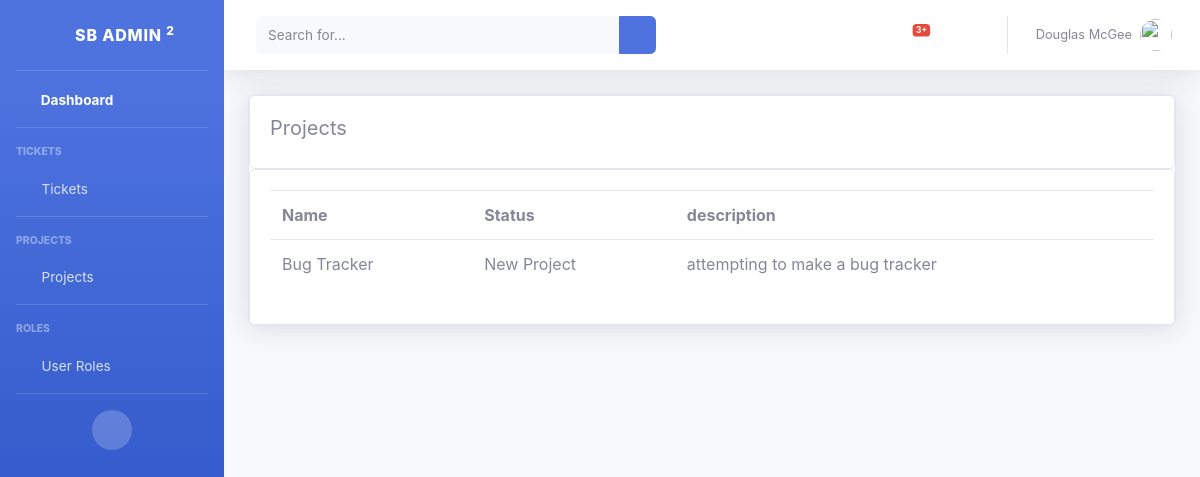
The app's page /view_projects/, older data.
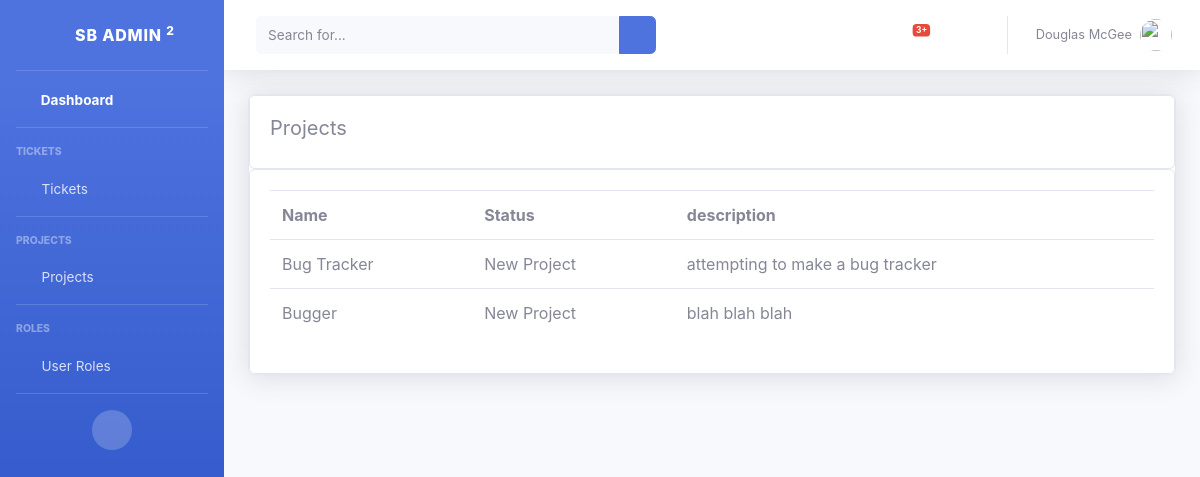
The same page, newer data.
### accounts/models.py (models this page shows, shortened)
class Project(models.Model):
    name = models.CharField(max_length=500, null=True)
    description = models.CharField(max_length=500, null=True)
    STATUS = (
            ('New Project', 'New Project'),
            ('In Progress', 'In Progress'),
            ('Finished', 'Finished'),
                )
    member = models.ForeignKey(Member, null=True, on_delete=models.SET_NULL)
    status = models.CharField(max_length=500, null=True, choices=STATUS)
    date_created = models.DateTimeField(auto_now_add=True, null=True)

### accounts/views.py (the view)
# urls.py: path('view_projects/', views.view_projects, name="view_projects"),
def view_projects(request):
    projects = Project.objects.all()
    return render(request, 'accounts/view_projects.html', {'projects': projects})

### accounts/templates/accounts/view_projects.html (shortened to what this page needs)
{% load static %}
<!DOCTYPE html>
<html lang="en">
<head>
    <link href="{% static 'vendor/fontawesome-free/css/all.min.css' %}" rel="stylesheet" type="text/css">
    <link href="{% static 'css/sb-admin-2.min.css' %}" rel="stylesheet">
</head>
<body id="page-top">
    <div id="wrapper">
        {% include 'accounts/sidebar.html' %}
        <div id="content-wrapper" class="d-flex flex-column">
            <div id="content">
                {% include 'accounts/topbar.html' %}
                <div class="container">
                    <div class="row">
                            <div class="col-xl-13 col-lg-12">
                                    <div class="card shadow mb-4">
                                        <div class="row">
                                            <div class="col-md">
                                                <div class="card card-body">
                                                    <h5>Projects</h5>
                                                </div>
                                                <div class="card card-body">
                                                    <table class="table">
                                                        <tr>
                                                            <th>Name</th>
                                                            <th>Status</th>
                                                            <th>description</th>
                                                        </tr>
                                                        {% for i in projects %}
                                                            <tr>
                                                                <td>{{i.name}}</td>
                                                                <td>{{i.status}}</td>
                                                                <td>{{i.description}}</td>
                                                            </tr>
                                                        {% endfor %}
                                                    </table>
                                                </div>
                                            </div>
                                        </div>
                                    </div>
                            </div>
                    </div>
                </div>
            </div>
        </div>
    </div>
</body>
</html>

Row changes from the older to the newer data that the page shows:
added Project: name "Bugger", status "New Project", description "blah blah blah"
